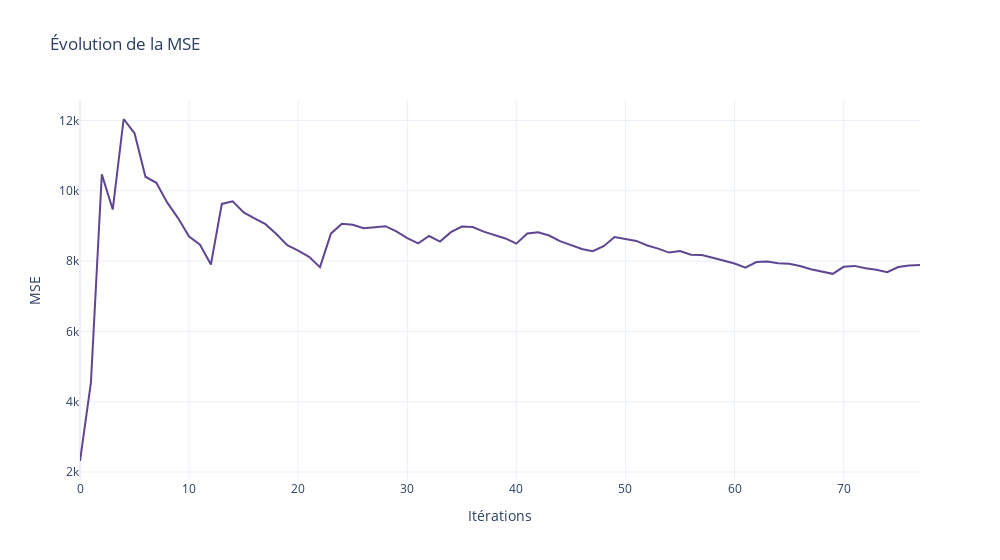
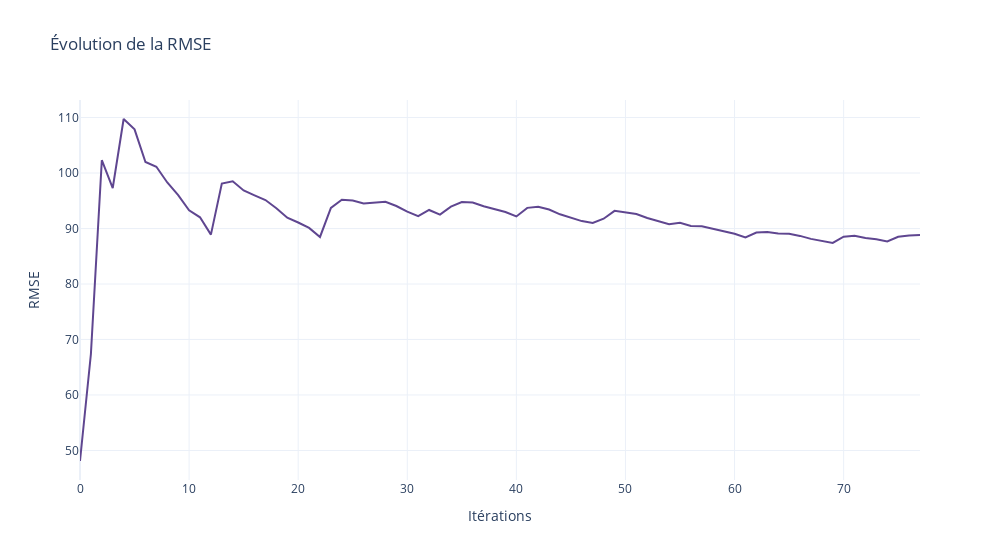
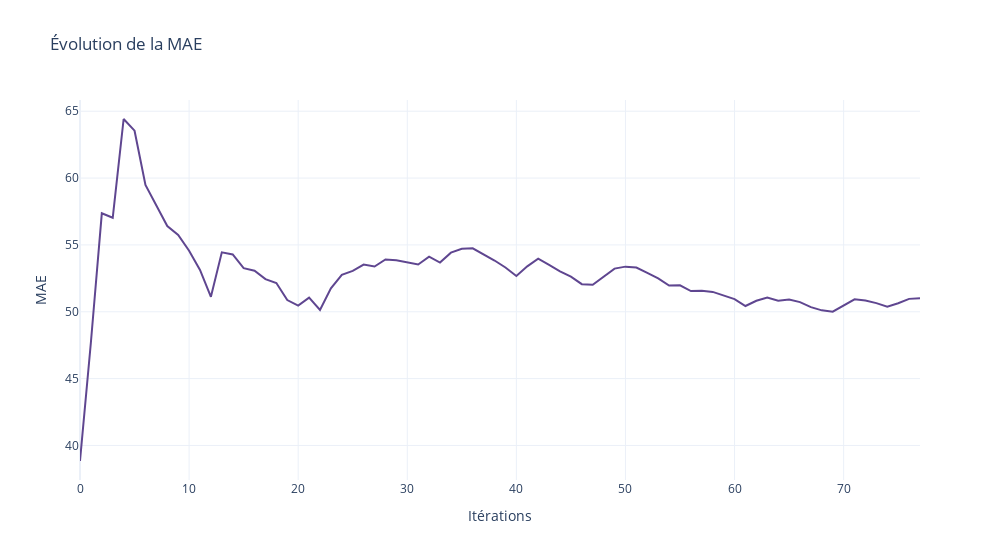
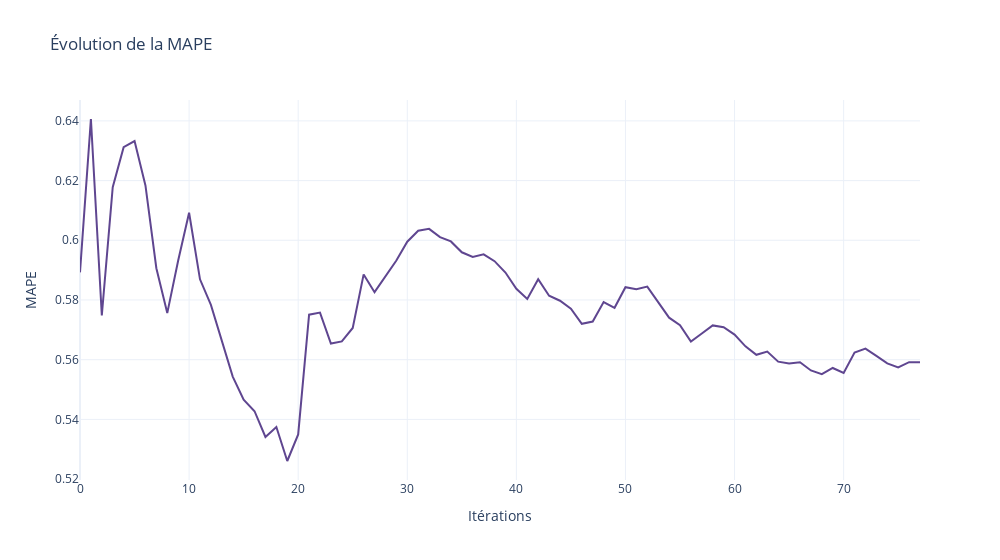

The notebook cell saved with these charts, in order:
### Code cell
for metric in metrics_evolution:
    fig = px.line(metrics_evolution, x=metrics_evolution.index, y=metric, title=f'Évolution de la {metric}')

    fig.update_layout(
        xaxis_title='Itérations',
        width=1000
    )

    fig.show()

### Figure 1 — Plotly figure (JSON) as saved in the notebook; plotly's stock layout.template omitted (floating-point values rounded to 4 significant figures)
{"data": [{"hovertemplate": "index=%{x}<br>MSE=%{y}<extra></extra>", "legendgroup": "", "line": {"color": "rgb(95, 70, 144)", "dash": "solid"}, "marker": {"symbol": "circle"}, "mode": "lines", "name": "", "orientation": "v", "showlegend": false, "type": "scatter", "x": [0, 1, 2, 3, 4, 5, 6, 7, 8, 9, 10, 11, 12, 13, 14, 15, 16, 17, 18, 19, 20, 21, 22, 23, 24, 25, 26, 27, 28, 29, 30, 31, 32, 33, 34, 35, 36, 37, 38, 39, 40, 41, 42, 43, 44, 45, 46, 47, 48, 49, 50, 51, 52, 53, 54, 55, 56, 57, 58, 59, 60, 61, 62, 63, 64, 65, 66, 67, 68, 69, 70, 71, 72, 73, 74, 75, 76, 77], "xaxis": "x", "y": [2314.0, 4541.0, 10470.0, 9467.0, 12040.0, 11640.0, 10400.0, 10230.0, 9662.0, 9217.0, 8701.0, 8467.0, 7903.0, 9626.0, 9703.0, 9383.0, 9213.0, 9050.0, 8771.0, 8453.0, 8297.0, 8120.0, 7828.0, 8781.0, 9062.0, 9032.0, 8934.0, 8959.0, 8993.0, 8847.0, 8656.0, 8506.0, 8713.0, 8556.0, 8825.0, 8984.0, 8967.0, 8839.0, 8745.0, 8644.0, 8496.0, 8783.0, 8823.0, 8727.0, 8567.0, 8455.0, 8343.0, 8281.0, 8422.0, 8684.0, 8626.0, 8575.0, 8444.0, 8355.0, 8243.0, 8289.0, 8184.0, 8172.0, 8095.0, 8015.0, 7933.0, 7815.0, 7972.0, 7986.0, 7941.0, 7927.0, 7862.0, 7768.0, 7697.0, 7638.0, 7837.0, 7864.0, 7797.0, 7755.0, 7686.0, 7832.0, 7878.0, 7887.0], "yaxis": "y"}], "layout": {"legend": {"tracegroupgap": 0}, "title": {"text": "Évolution de la MSE"}, "width": 1000, "xaxis": {"anchor": "y", "domain": [0, 1], "title": {"text": "Itérations"}}, "yaxis": {"anchor": "x", "domain": [0, 1], "title": {"text": "MSE"}}}}

### Figure 2 — Plotly figure (JSON) as saved in the notebook; plotly's stock layout.template omitted (floating-point values rounded to 4 significant figures)
{"data": [{"hovertemplate": "index=%{x}<br>RMSE=%{y}<extra></extra>", "legendgroup": "", "line": {"color": "rgb(95, 70, 144)", "dash": "solid"}, "marker": {"symbol": "circle"}, "mode": "lines", "name": "", "orientation": "v", "showlegend": false, "type": "scatter", "x": [0, 1, 2, 3, 4, 5, 6, 7, 8, 9, 10, 11, 12, 13, 14, 15, 16, 17, 18, 19, 20, 21, 22, 23, 24, 25, 26, 27, 28, 29, 30, 31, 32, 33, 34, 35, 36, 37, 38, 39, 40, 41, 42, 43, 44, 45, 46, 47, 48, 49, 50, 51, 52, 53, 54, 55, 56, 57, 58, 59, 60, 61, 62, 63, 64, 65, 66, 67, 68, 69, 70, 71, 72, 73, 74, 75, 76, 77], "xaxis": "x", "y": [48.1, 67.39, 102.3, 97.3, 109.7, 107.9, 102.0, 101.1, 98.29, 96.0, 93.28, 92.02, 88.9, 98.11, 98.5, 96.87, 95.98, 95.13, 93.65, 91.94, 91.09, 90.11, 88.48, 93.71, 95.19, 95.04, 94.52, 94.65, 94.83, 94.06, 93.04, 92.23, 93.35, 92.5, 93.94, 94.79, 94.69, 94.02, 93.52, 92.97, 92.18, 93.72, 93.93, 93.42, 92.56, 91.95, 91.34, 91.0, 91.77, 93.19, 92.88, 92.6, 91.89, 91.41, 90.79, 91.04, 90.46, 90.4, 89.97, 89.53, 89.07, 88.4, 89.29, 89.36, 89.11, 89.04, 88.67, 88.13, 87.73, 87.4, 88.53, 88.68, 88.3, 88.06, 87.67, 88.5, 88.76, 88.81], "yaxis": "y"}], "layout": {"legend": {"tracegroupgap": 0}, "title": {"text": "Évolution de la RMSE"}, "width": 1000, "xaxis": {"anchor": "y", "domain": [0, 1], "title": {"text": "Itérations"}}, "yaxis": {"anchor": "x", "domain": [0, 1], "title": {"text": "RMSE"}}}}

### Figure 3 — Plotly figure (JSON) as saved in the notebook; plotly's stock layout.template omitted (floating-point values rounded to 4 significant figures)
{"data": [{"hovertemplate": "index=%{x}<br>MAE=%{y}<extra></extra>", "legendgroup": "", "line": {"color": "rgb(95, 70, 144)", "dash": "solid"}, "marker": {"symbol": "circle"}, "mode": "lines", "name": "", "orientation": "v", "showlegend": false, "type": "scatter", "x": [0, 1, 2, 3, 4, 5, 6, 7, 8, 9, 10, 11, 12, 13, 14, 15, 16, 17, 18, 19, 20, 21, 22, 23, 24, 25, 26, 27, 28, 29, 30, 31, 32, 33, 34, 35, 36, 37, 38, 39, 40, 41, 42, 43, 44, 45, 46, 47, 48, 49, 50, 51, 52, 53, 54, 55, 56, 57, 58, 59, 60, 61, 62, 63, 64, 65, 66, 67, 68, 69, 70, 71, 72, 73, 74, 75, 76, 77], "xaxis": "x", "y": [38.84, 47.72, 57.36, 57.03, 64.42, 63.54, 59.48, 57.98, 56.41, 55.75, 54.56, 53.13, 51.12, 54.45, 54.29, 53.26, 53.07, 52.44, 52.15, 50.88, 50.46, 51.06, 50.14, 51.75, 52.76, 53.06, 53.53, 53.39, 53.91, 53.86, 53.68, 53.54, 54.12, 53.68, 54.42, 54.71, 54.74, 54.31, 53.83, 53.31, 52.68, 53.4, 53.97, 53.5, 53.02, 52.62, 52.06, 52.02, 52.63, 53.23, 53.38, 53.3, 52.91, 52.5, 51.96, 51.98, 51.55, 51.58, 51.49, 51.25, 50.95, 50.43, 50.82, 51.07, 50.83, 50.91, 50.72, 50.34, 50.1, 50.01, 50.45, 50.93, 50.83, 50.64, 50.39, 50.64, 50.96, 51.01], "yaxis": "y"}], "layout": {"legend": {"tracegroupgap": 0}, "title": {"text": "Évolution de la MAE"}, "width": 1000, "xaxis": {"anchor": "y", "domain": [0, 1], "title": {"text": "Itérations"}}, "yaxis": {"anchor": "x", "domain": [0, 1], "title": {"text": "MAE"}}}}

### Figure 4 — Plotly figure (JSON) as saved in the notebook; plotly's stock layout.template omitted (floating-point values rounded to 4 significant figures)
{"data": [{"hovertemplate": "index=%{x}<br>MAPE=%{y}<extra></extra>", "legendgroup": "", "line": {"color": "rgb(95, 70, 144)", "dash": "solid"}, "marker": {"symbol": "circle"}, "mode": "lines", "name": "", "orientation": "v", "showlegend": false, "type": "scatter", "x": [0, 1, 2, 3, 4, 5, 6, 7, 8, 9, 10, 11, 12, 13, 14, 15, 16, 17, 18, 19, 20, 21, 22, 23, 24, 25, 26, 27, 28, 29, 30, 31, 32, 33, 34, 35, 36, 37, 38, 39, 40, 41, 42, 43, 44, 45, 46, 47, 48, 49, 50, 51, 52, 53, 54, 55, 56, 57, 58, 59, 60, 61, 62, 63, 64, 65, 66, 67, 68, 69, 70, 71, 72, 73, 74, 75, 76, 77], "xaxis": "x", "y": [0.5893, 0.6406, 0.5748, 0.6178, 0.6312, 0.6332, 0.6184, 0.5906, 0.5756, 0.5932, 0.6092, 0.5869, 0.5784, 0.5664, 0.5543, 0.5466, 0.5427, 0.5341, 0.5374, 0.5261, 0.535, 0.5751, 0.5758, 0.5654, 0.5661, 0.5706, 0.5886, 0.5826, 0.588, 0.5932, 0.5995, 0.6032, 0.6038, 0.601, 0.5996, 0.596, 0.5944, 0.5953, 0.593, 0.5892, 0.5837, 0.5803, 0.5869, 0.5814, 0.5798, 0.5771, 0.572, 0.5728, 0.5793, 0.5774, 0.5843, 0.5836, 0.5845, 0.5794, 0.5741, 0.5716, 0.5661, 0.5688, 0.5715, 0.5709, 0.5684, 0.5645, 0.5616, 0.5627, 0.5593, 0.5587, 0.5592, 0.5564, 0.5552, 0.5572, 0.5556, 0.5624, 0.5637, 0.5613, 0.5587, 0.5574, 0.5591, 0.5592], "yaxis": "y"}], "layout": {"legend": {"tracegroupgap": 0}, "title": {"text": "Évolution de la MAPE"}, "width": 1000, "xaxis": {"anchor": "y", "domain": [0, 1], "title": {"text": "Itérations"}}, "yaxis": {"anchor": "x", "domain": [0, 1], "title": {"text": "MAPE"}}}}
